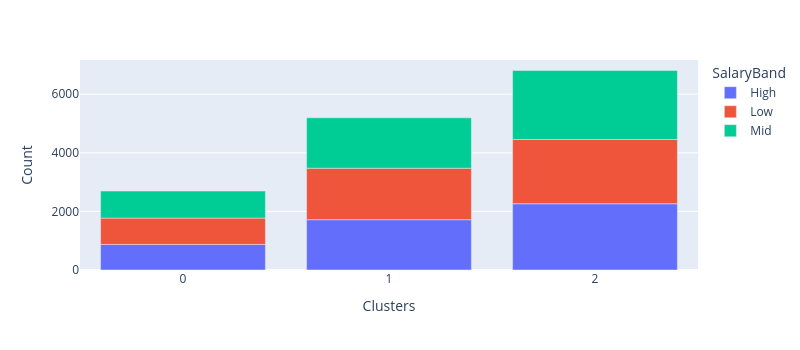
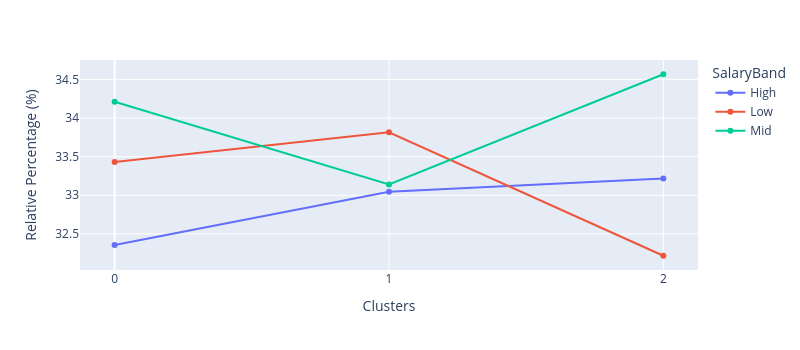

Notebook code cell kept with these figures, in order:
### Markdown cell above
## Clusters distribution across SalaryBand levels & Relative Percentage of SalaryBand in each cluster

### Code cell
df_cluster_vs_salary = df_salary.copy()
df_cluster_vs_salary['Clusters'] = X['Clusters']
cluster_distribution_per_variable(df=df_cluster_vs_salary, target='SalaryBand')

### Figure 1 — Plotly figure (JSON) as saved in the notebook; plotly's stock layout.template omitted (floating-point values rounded to 4 significant figures)
{"data": [{"hovertemplate": "SalaryBand=High<br>Clusters=%{x}<br>Count=%{y}<extra></extra>", "legendgroup": "High", "marker": {"color": "#636efa", "pattern": {"shape": ""}}, "name": "High", "orientation": "v", "showlegend": true, "textposition": "auto", "type": "bar", "x": [0, 1, 2], "xaxis": "x", "y": [872, 1717, 2262], "yaxis": "y"}, {"hovertemplate": "SalaryBand=Low<br>Clusters=%{x}<br>Count=%{y}<extra></extra>", "legendgroup": "Low", "marker": {"color": "#EF553B", "pattern": {"shape": ""}}, "name": "Low", "orientation": "v", "showlegend": true, "textposition": "auto", "type": "bar", "x": [0, 1, 2], "xaxis": "x", "y": [901, 1757, 2194], "yaxis": "y"}, {"hovertemplate": "SalaryBand=Mid<br>Clusters=%{x}<br>Count=%{y}<extra></extra>", "legendgroup": "Mid", "marker": {"color": "#00cc96", "pattern": {"shape": ""}}, "name": "Mid", "orientation": "v", "showlegend": true, "textposition": "auto", "type": "bar", "x": [0, 1, 2], "xaxis": "x", "y": [922, 1722, 2354], "yaxis": "y"}], "layout": {"barmode": "relative", "height": 350, "legend": {"title": {"text": "SalaryBand"}, "tracegroupgap": 0}, "margin": {"t": 60}, "width": 800, "xaxis": {"anchor": "y", "domain": [0, 1], "tickmode": "array", "tickvals": [2, 0, 1], "title": {"text": "Clusters"}}, "yaxis": {"anchor": "x", "domain": [0, 1], "title": {"text": "Count"}}}}

### Figure 2 — Plotly figure (JSON) as saved in the notebook; plotly's stock layout.template omitted (floating-point values rounded to 4 significant figures)
{"data": [{"hovertemplate": "SalaryBand=High<br>Clusters=%{x}<br>Relative Percentage (%)=%{y}<extra></extra>", "legendgroup": "High", "line": {"color": "#636efa", "dash": "solid"}, "marker": {"symbol": "circle"}, "mode": "markers+lines", "name": "High", "orientation": "v", "showlegend": true, "type": "scatter", "x": [0, 1, 2], "xaxis": "x", "y": [32.36, 33.04, 33.22], "yaxis": "y"}, {"hovertemplate": "SalaryBand=Low<br>Clusters=%{x}<br>Relative Percentage (%)=%{y}<extra></extra>", "legendgroup": "Low", "line": {"color": "#EF553B", "dash": "solid"}, "marker": {"symbol": "circle"}, "mode": "markers+lines", "name": "Low", "orientation": "v", "showlegend": true, "type": "scatter", "x": [0, 1, 2], "xaxis": "x", "y": [33.43, 33.81, 32.22], "yaxis": "y"}, {"hovertemplate": "SalaryBand=Mid<br>Clusters=%{x}<br>Relative Percentage (%)=%{y}<extra></extra>", "legendgroup": "Mid", "line": {"color": "#00cc96", "dash": "solid"}, "marker": {"symbol": "circle"}, "mode": "markers+lines", "name": "Mid", "orientation": "v", "showlegend": true, "type": "scatter", "x": [0, 1, 2], "xaxis": "x", "y": [34.21, 33.14, 34.57], "yaxis": "y"}], "layout": {"height": 350, "legend": {"title": {"text": "SalaryBand"}, "tracegroupgap": 0}, "margin": {"t": 60}, "width": 800, "xaxis": {"anchor": "y", "domain": [0, 1], "tickmode": "array", "tickvals": [2, 0, 1], "title": {"text": "Clusters"}}, "yaxis": {"anchor": "x", "domain": [0, 1], "title": {"text": "Relative Percentage (%)"}}}}
